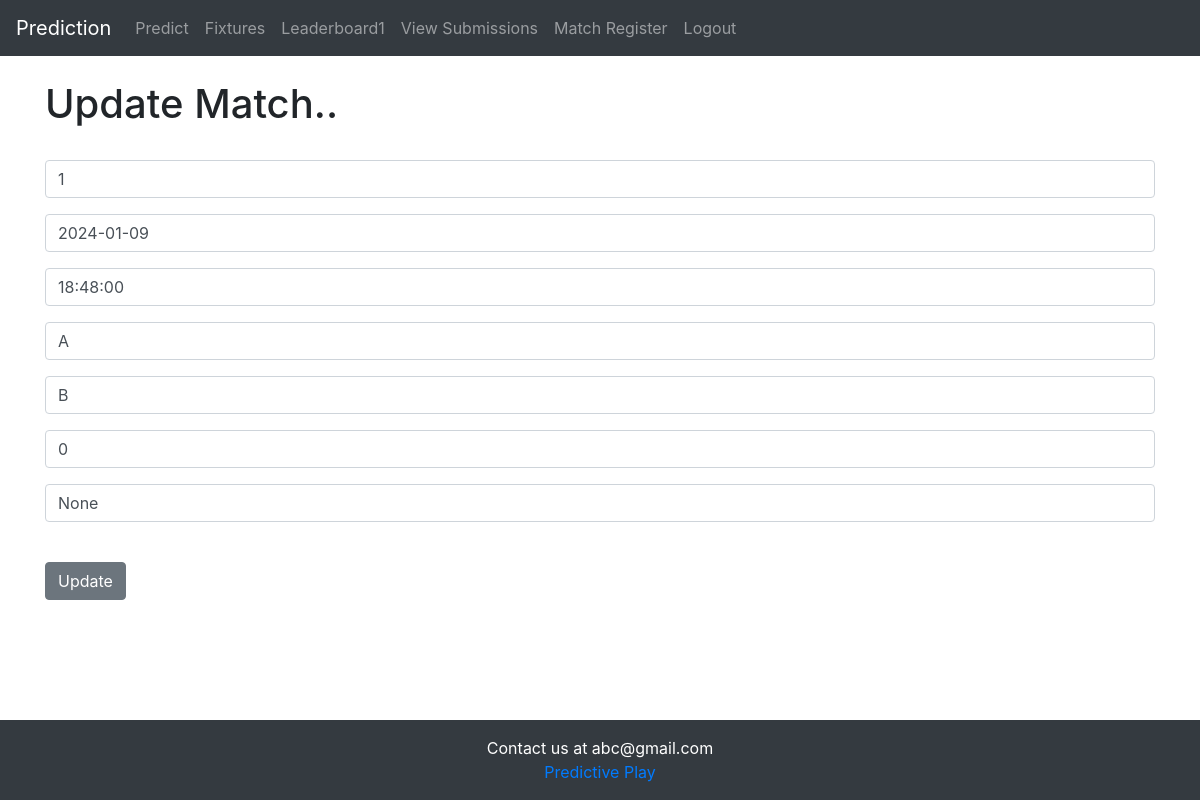
Page /update_match/1 (signed in) on the earlier database version.
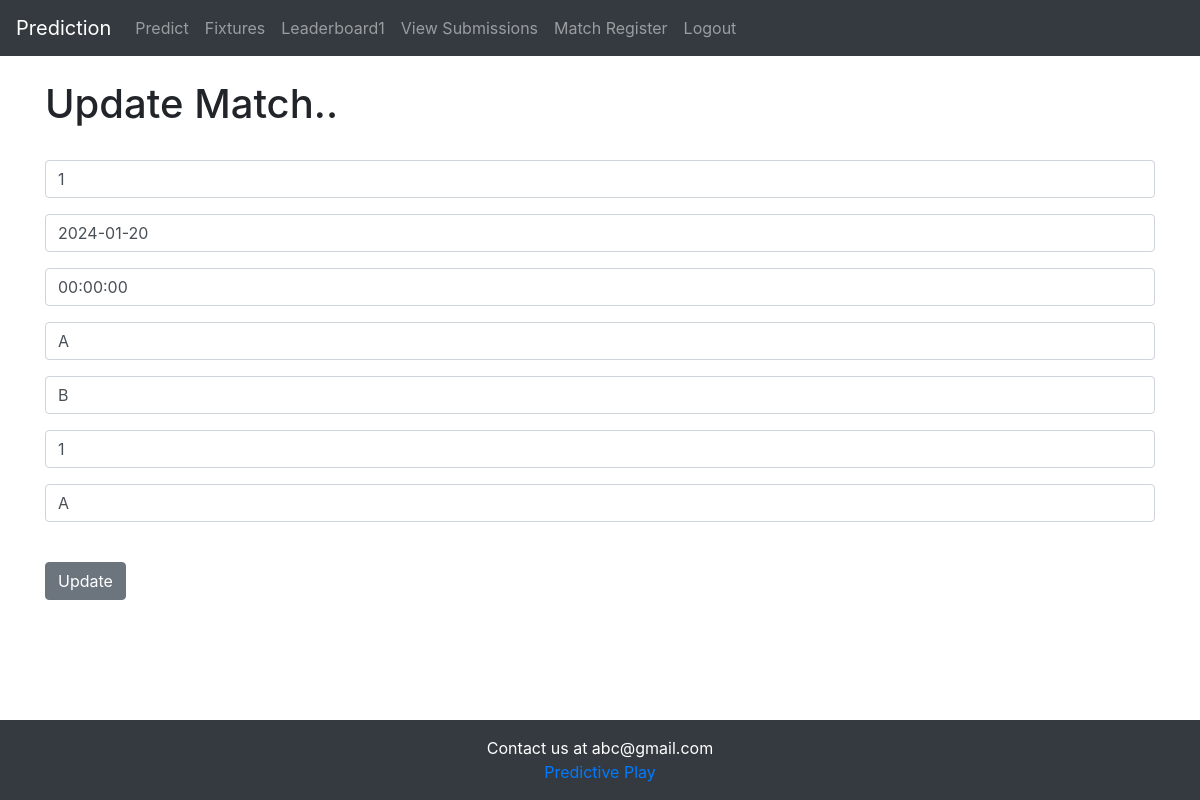
Same page on the later database version.
### predictsa20/models.py (models this page shows, shortened)
class Match(models.Model):
    match_id = models.PositiveSmallIntegerField(primary_key=True)
    match_date = models.DateField('Match Date')
    match_start_time = models.TimeField('Match Start Time',default='21:00:00')
    match_team_A = models.CharField("Team A",max_length=30)
    match_team_B = models.CharField("Team B",max_length=30)
    match_status = models.SmallIntegerField("Match Status",default=0)
    match_winner = models.CharField("Winner",default=None,max_length=30)

### predictsa20/views.py (the view)
# urls.py: path("update_match/<match_id>", views.update_match, name="update_match"),
def update_match(request,match_id):
    venue = Match.objects.get(pk=match_id)
    form = MatchForm(request.POST or None, instance = venue)
    if form.is_valid():
        form.save()
        score_update3(request,match_id)
        messages.success(request, ("Match Details and Score Updated!!"))
        return redirect('home')
    return render(request, 'predictsa20/update_match.html', {'venue':venue, 'form':form})

### predictsa20/templates/predictsa20/update_match.html (shortened to what this page needs)
{% extends 'predictsa20/base.html'%}
{% block content %}
  {% if user.is_authenticated %}
    {% if request.user.is_superuser %}
      <h1>Update Match..</h1><br />
      <form method="POST" action="">
        {{ form.as_p }}
        <br />
        <input type="submit" value="Update" class="btn btn-secondary" />
      </form>
    {% else %}
      <h1>Sorry! You must be Logged in to view this Page</h1>
    {% endif %}
  {% endif %}
{% endblock %}

Differences in the rows shown:
changed Match id 1: match_date "2024-01-09" → "2024-01-20"; match_start_time "18:48:00" → "00:00:00"; match_status "0" → "1"; match_winner "None" → "A"
